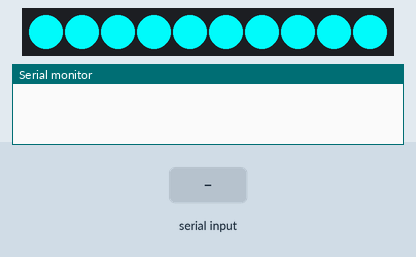
Simulated run of this sketch. Board: Arduino Uno, built with avr-gcc and run on an emulated ATmega328P. On the bench: 10 RGB LEDs in strip order, left to right, the last lines printed to the serial monitor. The test bench sets the inputs (shaded band). Dim RGB values are drawn brighter than linear.

Above: at 1.2 s.
1.3 s: byte 120 received over Serial
4.3 s: byte 30 received over Serial
At 4.47 s:
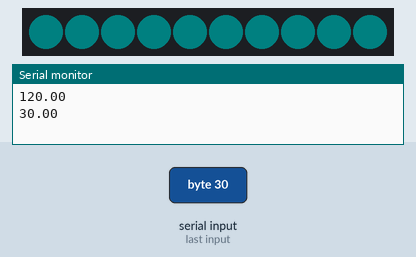
6.4 s: byte 90 received over Serial
9.4 s: byte 120 received over Serial
Timing chart, 0 to 12.4 s (numbered marks = the images above; inputs shaded):
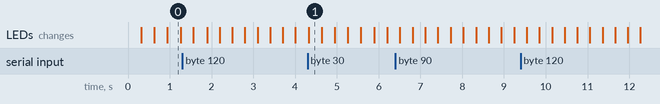

The sketch:

d1-hello-fastled.ino
```cpp
#include "FastLED.h"

// Wemos D1 Mini Pro pins
#define BUILTIN_LED 2
#define D0 16
#define D1 5
#define D2 4
#define D3 0
#define D4 2
#define D5 14
#define D6 12
#define D7 13
#define D8 15
#define D9 3
#define D10 1

#define NUM_LEDS 10                                   // how many leds in your strip ?
#define DATA_PIN D4

CRGB leds[NUM_LEDS];
int delayValue = 30;
int brightness = 0;                                    // how bright the LED is
int fadeAmount = 5;                                    // how many points to fade the LED by
float bpm = 30;

void setup() {
  FastLED.addLeds<NEOPIXEL, DATA_PIN>(leds, NUM_LEDS);
  Serial.begin(9600);
  for (int i = 0; i < NUM_LEDS; i++ ) {
    leds[i].setRGB(0, 255, 255);                       // set color
  }
}

void loop() {

  if (Serial.available() > 0) {
    bpm = (float) Serial.read();                              // read the incoming byte:
    Serial.println(bpm);
  }

  delayValue = (int)((60000.0 / 102.0) / bpm);

  brightness = brightness + fadeAmount;               // change brightness for the next loop

  if (brightness <= 0 || brightness >= 255) {         // reverse the direction of the fading when completed
    fadeAmount = -fadeAmount;
  }

  FastLED.setBrightness(int(brightness));
  FastLED.show();
  delay(delayValue);

}
```
